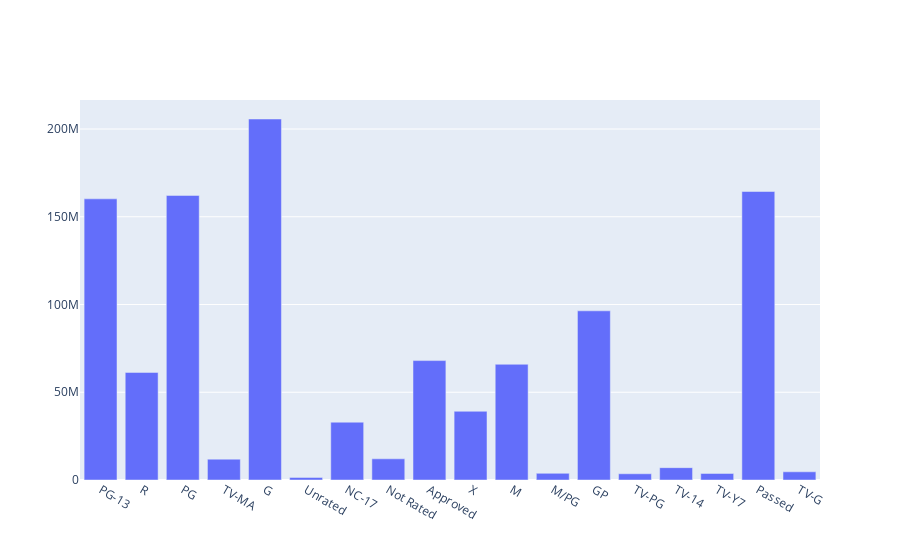

Notebook source saved alongside this figure:
### Code cell
fig = plotBars(avg_rev)
fig.show()

### Figure 1 — Plotly figure (JSON) as saved in the notebook; plotly's stock layout.template omitted (floating-point values rounded to 4 significant figures)
{"data": [{"type": "bar", "x": ["PG-13", "R", "PG", "TV-MA", "G", "Unrated", "NC-17", "Not Rated", "Approved", "X", "M", "M/PG", "GP", "TV-PG", "TV-14", "TV-Y7", "Passed", "TV-G"], "y": [160200000.0, 61310000.0, 162200000.0, 11880000.0, 205700000.0, 1475000.0, 32950000.0, 12070000.0, 68050000.0, 39155069, 65940422, 3803495, 96412839, 3546000.0, 7025000.0, 3740652, 164409551, 4668000.0]}], "layout": {}}
